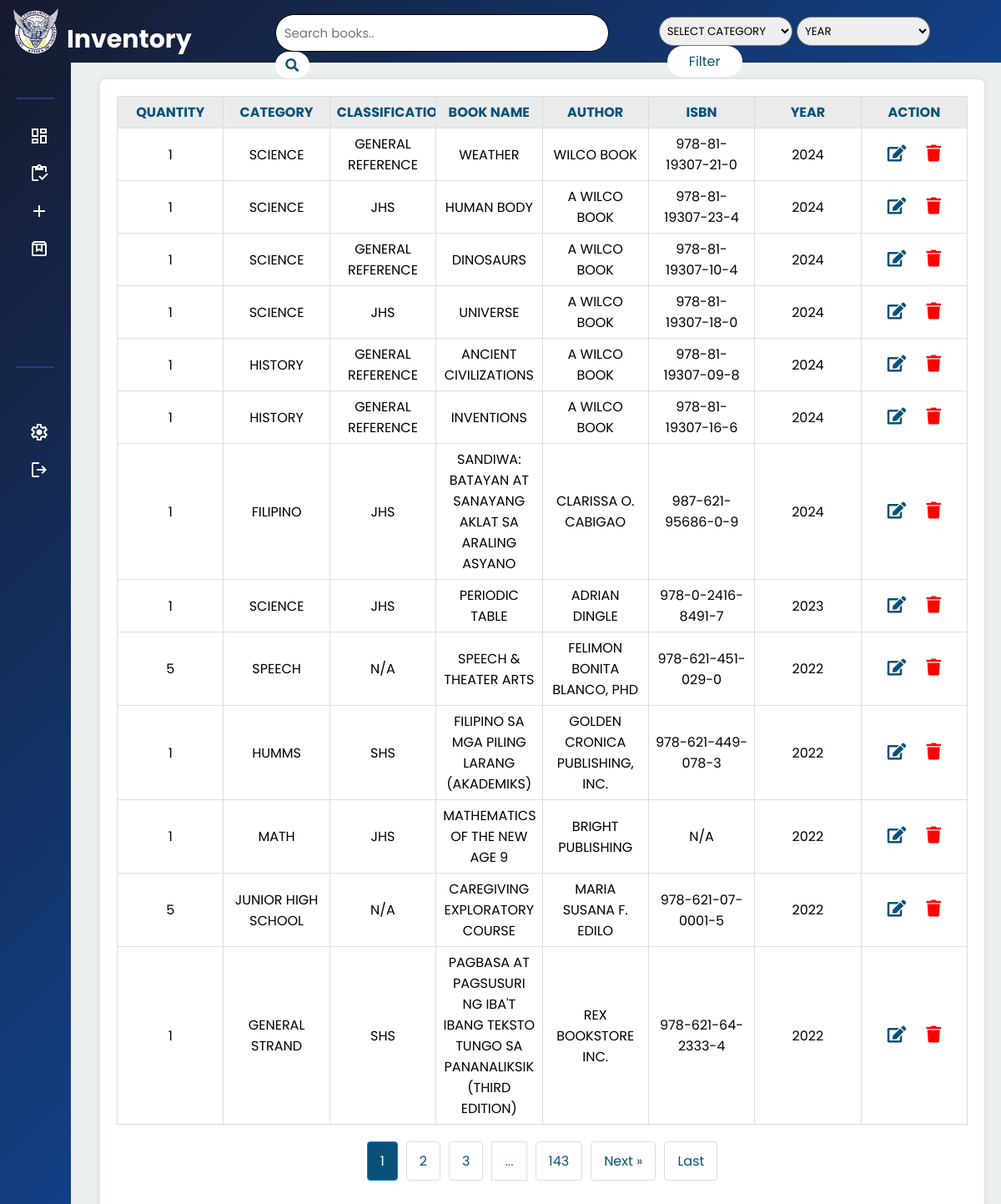
/php/borrowhis.php (signed in), run on the app's committed database.
### tables this page shows
CREATE TABLE `books` (
  `id` int(11) NOT NULL,
  `quantity` int(11) NOT NULL,
  `book_category` varchar(255) NOT NULL,
  `Classification` varchar(255) NOT NULL,
  `book_name` varchar(255) NOT NULL,
  `author` varchar(255) NOT NULL,
  `isbn` varchar(20) NOT NULL,
  `year` varchar(255) NOT NULL,
  `date_added` timestamp NOT NULL DEFAULT current_timestamp(),
  `temp_id` int(11) DEFAULT NULL
);

### php/borrowhis.php (the view, shortened to what this page needs)
<?php
require 'config.php';
$books = [];
$searchQuery = $_GET['search'] ?? '';
$selectedCategory = $_GET['category'] ?? '';
$selectedYear = $_GET['year'] ?? '';
$showNewestFirst = isset($_GET['newest']) && $_GET['newest'] === 'true';
$itemsPerPage = 13;
$currentPage = isset($_GET['page']) ? (int)$_GET['page'] : 1;
$offset = ($currentPage - 1) * $itemsPerPage;
try {
    $countSql = "SELECT COUNT(*) FROM books WHERE 1=1";
    $countStmt = $pdo->prepare($countSql);
    $countStmt->execute();
    $totalBooks = $countStmt->fetchColumn();
    $totalPages = ceil($totalBooks / $itemsPerPage);
} catch (PDOException $e) {
    echo "Error: " . $e->getMessage();
    die;
}
try {
    $sql = "SELECT id, quantity, book_category, Classification, book_name, author, isbn, year FROM books WHERE 1=1";
    $sql .= " ORDER BY
                CASE
                    WHEN year = 'N/A' THEN 1
                    ELSE 0
                END,
                year DESC";
    $sql .= " LIMIT :limit OFFSET :offset";
    $stmt = $pdo->prepare($sql);
    $stmt->bindValue(':limit', $itemsPerPage, PDO::PARAM_INT);
    $stmt->bindValue(':offset', $offset, PDO::PARAM_INT);
    $stmt->execute();
    $books = $stmt->fetchAll(PDO::FETCH_ASSOC);
} catch (PDOException $e) {
    echo "Error: " . $e->getMessage();
}
?>
<!DOCTYPE html>
<html>
<head>
    <link rel="stylesheet" type="text/css" href="../css/inventory.css">
    <link rel="stylesheet" href="https://cdnjs.cloudflare.com/ajax/libs/font-awesome/5.15.4/css/all.min.css">
</head>
<body>
    <div class="header">
        <div class="sidebar-header">
            <img src="../img/logo.png" alt="Logo" class="nav-logo">
        </div>
        <div class="title-container">
            <h2>Inventory</h2>
        </div>
        <div class="search-filter-section">
            <form action="inventory.php" method="get">
                <div class="search-filter-container">
                    <div class="search-bar">
                        <input type="text" name="search" placeholder="Search books.." value="<?php echo htmlspecialchars($searchQuery); ?>">
                        <button type="submit" class="search-button"><i class="fas fa-search"></i></button>
                    </div>
                        <div class="filter-bar">
                        <select name="category" id="category">
                            <option value="Select Category">Select Category</option>
                        </select>
                        <select name="year">
                            <option value="">Year</option>
                        </select>
                        <button type="submit" class="filter-button">Filter</button>
                        </div>
                </div>
            </form>
        </div>
    </div>
            <div class="navbar">
                <?php include 'navbar.php'; ?>
            </div>
                <div class="dashboard-container">
                    <form class="tableForm" method="POST">
                        <div class="table-container">
                            <table id="books-table">
                                <thead>
                                    <tr>
                                        <th>Quantity</th>
                                        <th>Category</th>
                                        <th>Classification</th>
                                        <th>Book Name</th>
                                        <th>Author</th>
                                        <th>ISBN</th>
                                        <th>Year</th>
                                        <th>Action</th>
                                    </tr>
                                </thead>
                                <tbody>
                                    <?php if ($books) : ?>
                                        <?php foreach ($books as $book) : ?>
                                            <tr>
                                                <td><?php echo htmlspecialchars($book['quantity']); ?></td>
                                                <td><?php echo htmlspecialchars($book['book_category']); ?></td>
                                                <td><?php echo htmlspecialchars($book['Classification'] ?: 'N/A'); ?></td>
                                                <td><?php echo htmlspecialchars($book['book_name']); ?></td>
                                                <td><?php echo htmlspecialchars($book['author']); ?></td>
                                                <td><?php echo htmlspecialchars($book['isbn']); ?></td>
                                                <td><?php echo htmlspecialchars($book['year']); ?></td>
                                                <td>
                                                    <button type="button" class="update" data-id="<?php echo $book['id']; ?>"><i class="fas fa-edit"></i></button>
                                                    <button type="button" class="delete" onclick="confirmDelete(<?php echo $book['id']; ?>)"><i class="fas fa-trash"></i></button>
                                                </td>
                                            </tr>
                                        <?php endforeach; ?>
                                    <?php else : ?>
                                        <tr>
                                            <td colspan="8">No books found.</td>
                                        </tr>
                                    <?php endif; ?>
                                </tbody>
                            </table>
                        </div>
            <div class="pagination">
                <?php if ($totalPages > 0) : ?>
                    <?php
                    $startPage = max(1, $currentPage - 2);
                    $endPage = min($totalPages, $currentPage + 2);
                    for ($page = $startPage; $page <= $endPage; $page++) :
                        $activeClass = $page == $currentPage ? 'active' : '';
                    ?>
                        <a href="inventory.php?page=<?php echo $page; ?>&search=<?php echo urlencode($searchQuery); ?>&category=<?php echo urlencode($selectedCategory); ?>&year=<?php echo urlencode($selectedYear); ?>&newest=<?php echo $showNewestFirst ? 'true' : 'false'; ?>" class="pagination-link <?php echo $activeClass; ?>"><?php echo $page; ?></a>
                    <?php endfor; ?>
                    <?php if ($endPage < $totalPages) {
                        if ($endPage < $totalPages - 1) {
                            echo '<span class="pagination-ellipsis">...</span>';
                        }
                        echo '<a href="inventory.php?page=' . $totalPages . '&search=' . urlencode($searchQuery) . '&category=' . urlencode($selectedCategory) . '&year=' . urlencode($selectedYear) . '&newest=' . ($showNewestFirst ? 'true' : 'false') . '" class="pagination-link">' . $totalPages . '</a>';
                    } ?>
                    <?php if ($currentPage < $totalPages) : ?>
                        <a href="inventory.php?page=<?php echo $currentPage + 1; ?>&search=<?php echo urlencode($searchQuery); ?>&category=<?php echo urlencode($selectedCategory); ?>&year=<?php echo urlencode($selectedYear); ?>&newest=<?php echo $showNewestFirst ? 'true' : 'false'; ?>" class="pagination-link">Next &raquo;</a>
                    <?php endif; ?>
                    <?php if ($currentPage < $totalPages) : ?>
                        <a href="inventory.php?page=<?php echo $totalPages; ?>&search=<?php echo urlencode($searchQuery); ?>&category=<?php echo urlencode($selectedCategory); ?>&year=<?php echo urlencode($selectedYear); ?>&newest=<?php echo $showNewestFirst ? 'true' : 'false'; ?>" class="pagination-link">Last</a>
                    <?php endif; ?>
                <?php endif; ?>
            </div>
        </div>
</body>
</html>

### css/inventory.css (style rules this page uses)
body { margin: 0; padding: 0; display: flex; font-family: Arial, sans-serif; flex-direction: column; }
.dashboard-container { margin-left: 0px; padding: 20px 20px 20px 120px; flex: 1; display: flex; flex-direction: column; align-items: center; background-color: #ecf0f1; }
.search-filter-section { margin: 15px 0px 10px 100px; width: 100%; display: flex; justify-content: end; }
.fa-edit:before { color: #095179; }
.fa-trash:before { color: red; }
.navbar { width: 100%; }
.header { display: flex; flex-direction: row; text-align: start; padding-left: 15px; background: linear-gradient(-45deg, #124188, #161a2d); color: white; font-size: 20px; height: 75px; position: sticky; top: 0; width: 100%; z-index: 2000; }
h2 { text-align: start; margin-left: 10px; }
.title-container { margin: 25px 0px 10px 0px; }
.search-filter-container { display: flex; }
.search-bar { margin-right: 60px; margin-bottom: 10px; }
.search-bar input { width: 400px; margin-top: 2px; border: 1px solid black; padding: 10px; font-size: 15px; border-radius: 30px; }
.search-bar button { padding: 8px 12.5px; font-size: 16px; background-color: white; color: #095179; border: none; border-radius: 20px; cursor: pointer; transition: .5s; }
.filter-bar { margin-top: 5px; margin-right: 60px; }
.filter-bar select { color: black; height: 35px; width: 160px; border-radius: 25px; padding: 5px; text-transform: uppercase; }
.table-container { width: 100%; overflow-x: auto; }
#books-table { width: 100%; border-collapse: collapse; table-layout: fixed; text-transform: uppercase; }
#books-table td { border: 1px solid #ddd; padding: 6px 8px 6px 8px; text-align: center; vertical-align: middle; overflow: hidden; text-transform: uppercase; position: relative; }
#books-table th { background-color: rgb(234, 235, 235); color: #095179; border: 1px solid #ddd; padding: 6px 8px 6px 8px; text-align: center; vertical-align: middle; overflow: hidden; position: relative; }
.pagination { display: flex; justify-content: center; margin: 20px 0; }
.pagination-link { margin: 0 5px; padding: 10px 15px; border: 1px solid #ddd; color: #095179; text-decoration: none; border-radius: 4px; transition: .3s; }
.pagination-link.active { background-color: #095179; color: white; border-color: #007bff; }
.pagination-ellipsis { margin: 0 5px; padding: 10px 15px; border: 1px solid #ddd; color: #007bff; text-align: center; }
.tableForm { max-width: 980%; width: 100%; padding: 20px; background-color: #fff; border-radius: 8px; box-shadow: 0 0 10px rgba(0, 0, 0, 0.1); box-sizing: border-box; position: relative; }
input { width: 100%; padding: 10px; border-radius: 10px; border: gray solid 1px; }
button.update { color: blue; background: none; border: none; font-size: 20px; margin-right: 20px; cursor: pointer; }
button.delete { color: red; background: none; border: none; font-size: 20px; cursor: pointer; }
button.filter-button { margin-left: 10px; width: 90px; padding: 6px 10px; font-size: 16px; background-color: white; color: #095179; border: none; border-radius: 40px; cursor: pointer; transition: .3s; }
#category { color: #000000; }

### css/navbar.css (style rules this page uses)
* { margin: 0; padding: 0; box-sizing: border-box; font-family: "Poppins", sans-serif; }
body { min-height: 100vh; background: #F0F4FF; }
.nav-logo { margin-top: 10px; width: 55px; }

### data on the page
books: quantity "1", book_category "SCIENCE", Classification "GENERAL REFERENCE", book_name "WEATHER", author "WILCO BOOK", isbn "978-81-19307-21-0", year "2024"
books: quantity "1", book_category "SCIENCE", Classification "JHS", book_name "HUMAN BODY", author "A WILCO BOOK", isbn "978-81-19307-23-4", year "2024"
books: quantity "1", book_category "SCIENCE", Classification "GENERAL REFERENCE", book_name "DINOSAURS", author "A WILCO BOOK", isbn "978-81-19307-10-4", year "2024"
books: quantity "1", book_category "SCIENCE", Classification "JHS", book_name "UNIVERSE", author "A WILCO BOOK", isbn "978-81-19307-18-0", year "2024"
books: quantity "1", book_category "HISTORY", Classification "GENERAL REFERENCE", book_name "ANCIENT CIVILIZATIONS", author "A WILCO BOOK", isbn "978-81-19307-09-8", year "2024"
books: quantity "1", book_category "HISTORY", Classification "GENERAL REFERENCE", book_name "INVENTIONS", author "A WILCO BOOK", isbn "978-81-19307-16-6", year "2024"
books: quantity "1", book_category "FILIPINO", Classification "JHS", book_name "SANDIWA: BATAYAN AT SANAYANG AKLAT SA ARALING ASYANO", author "CLARISSA O. CABIGAO", isbn "987-621-95686-0-9", year "2024"
books: quantity "1", book_category "SCIENCE", Classification "JHS", book_name "PERIODIC TABLE", author "ADRIAN DINGLE", isbn "978-0-2416-8491-7", year "2023"
books: quantity "5", book_category "SPEECH", Classification "N/A", book_name "SPEECH & THEATER ARTS", author "FELIMON BONITA BLANCO, PHD", isbn "978-621-451-029-0", year "2022"
books: quantity "1", book_category "HUMMS", Classification "SHS", book_name "FILIPINO SA MGA PILING LARANG (AKADEMIKS)", author "GOLDEN CRONICA PUBLISHING, INC.", isbn "978-621-449-078-3", year "2022"
books: quantity "1", book_category "MATH", Classification "JHS", book_name "MATHEMATICS OF THE NEW AGE 9", author "BRIGHT PUBLISHING", isbn "N/A", year "2022"
books: quantity "5", book_category "JUNIOR HIGH SCHOOL", Classification "N/A", book_name "CAREGIVING EXPLORATORY COURSE", author "MARIA SUSANA F. EDILO", isbn "978-621-07-0001-5", year "2022"
books: quantity "1", book_category "GENERAL STRAND", Classification "SHS", book_name "PAGBASA AT PAGSUSURI NG IBA'T IBANG TEKSTO TUNGO SA PANANALIKSIK (THIRD EDITION)", author "REX BOOKSTORE INC.", isbn "978-621-64-2333-4", year "2022"

### other printed values
$totalPages "143"
